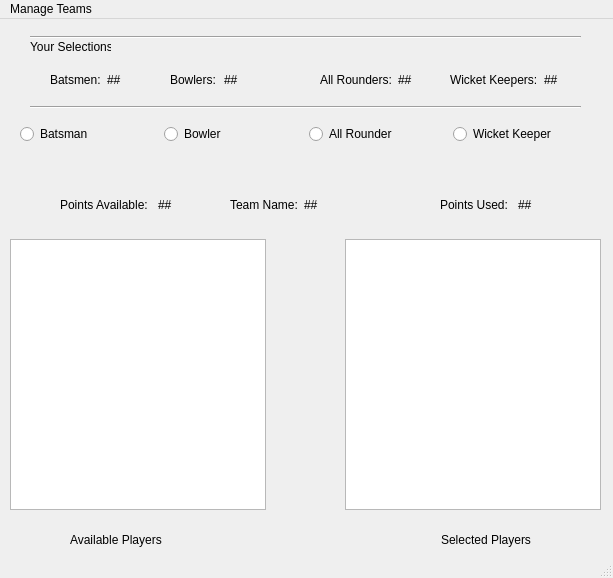
<?xml version="1.0" encoding="UTF-8"?>
<ui version="4.0">
 <class>MainWindow</class>
 <widget class="QMainWindow" name="MainWindow">
  <property name="geometry">
   <rect>
    <x>0</x>
    <y>0</y>
    <width>613</width>
    <height>578</height>
   </rect>
  </property>
  <property name="windowTitle">
   <string>MainWindow</string>
  </property>
  <widget class="QWidget" name="centralwidget">
   <widget class="QWidget" name="horizontalLayoutWidget">
    <property name="geometry">
     <rect>
      <x>10</x>
      <y>220</y>
      <width>591</width>
      <height>271</height>
     </rect>
    </property>
    <layout class="QHBoxLayout" name="horizontalLayout">
     <item>
      <widget class="QListWidget" name="lw1"/>
     </item>
     <item>
      <spacer name="horizontalSpacer">
       <property name="orientation">
        <enum>Qt::Horizontal</enum>
       </property>
       <property name="sizeHint" stdset="0">
        <size>
         <width>40</width>
         <height>20</height>
        </size>
       </property>
      </spacer>
     </item>
     <item>
      <widget class="QListWidget" name="lw2"/>
     </item>
    </layout>
   </widget>
   <widget class="QWidget" name="horizontalLayoutWidget_2">
    <property name="geometry">
     <rect>
      <x>20</x>
      <y>100</y>
      <width>571</width>
      <height>31</height>
     </rect>
    </property>
    <layout class="QHBoxLayout" name="horizontalLayout_2">
     <item>
      <widget class="QRadioButton" name="rb1">
       <property name="text">
        <string>Batsman</string>
       </property>
      </widget>
     </item>
     <item>
      <widget class="QRadioButton" name="rb2">
       <property name="text">
        <string>Bowler</string>
       </property>
      </widget>
     </item>
     <item>
      <widget class="QRadioButton" name="rb3">
       <property name="text">
        <string>All Rounder</string>
       </property>
      </widget>
     </item>
     <item>
      <widget class="QRadioButton" name="rb4">
       <property name="text">
        <string>Wicket Keeper</string>
       </property>
      </widget>
     </item>
    </layout>
   </widget>
   <widget class="Line" name="line">
    <property name="geometry">
     <rect>
      <x>30</x>
      <y>80</y>
      <width>551</width>
      <height>16</height>
     </rect>
    </property>
    <property name="orientation">
     <enum>Qt::Horizontal</enum>
    </property>
   </widget>
   <widget class="Line" name="line_3">
    <property name="geometry">
     <rect>
      <x>30</x>
      <y>10</y>
      <width>551</width>
      <height>16</height>
     </rect>
    </property>
    <property name="orientation">
     <enum>Qt::Horizontal</enum>
    </property>
   </widget>
   <widget class="QLabel" name="label_5">
    <property name="geometry">
     <rect>
      <x>30</x>
      <y>20</y>
      <width>81</width>
      <height>16</height>
     </rect>
    </property>
    <property name="text">
     <string>Your Selections:</string>
    </property>
   </widget>
   <widget class="QWidget" name="horizontalLayoutWidget_3">
    <property name="geometry">
     <rect>
      <x>230</x>
      <y>170</y>
      <width>131</width>
      <height>31</height>
     </rect>
    </property>
    <layout class="QHBoxLayout" name="horizontalLayout_3">
     <item>
      <widget class="QLabel" name="label_10">
       <property name="text">
        <string>Team Name:</string>
       </property>
      </widget>
     </item>
     <item>
      <widget class="QLabel" name="l7">
       <property name="text">
        <string>##</string>
       </property>
      </widget>
     </item>
    </layout>
   </widget>
   <widget class="QWidget" name="horizontalLayoutWidget_4">
    <property name="geometry">
     <rect>
      <x>60</x>
      <y>170</y>
      <width>141</width>
      <height>31</height>
     </rect>
    </property>
    <layout class="QHBoxLayout" name="horizontalLayout_4">
     <item>
      <widget class="QLabel" name="label_3">
       <property name="text">
        <string>Points Available: </string>
       </property>
      </widget>
     </item>
     <item>
      <widget class="QLabel" name="l5">
       <property name="text">
        <string>##</string>
       </property>
      </widget>
     </item>
    </layout>
   </widget>
   <widget class="QWidget" name="horizontalLayoutWidget_5">
    <property name="geometry">
     <rect>
      <x>440</x>
      <y>170</y>
      <width>121</width>
      <height>31</height>
     </rect>
    </property>
    <layout class="QHBoxLayout" name="horizontalLayout_5">
     <item>
      <widget class="QLabel" name="label_4">
       <property name="text">
        <string>Points Used: </string>
       </property>
      </widget>
     </item>
     <item>
      <widget class="QLabel" name="l6">
       <property name="text">
        <string>##</string>
       </property>
      </widget>
     </item>
    </layout>
   </widget>
   <widget class="QWidget" name="horizontalLayoutWidget_6">
    <property name="geometry">
     <rect>
      <x>50</x>
      <y>50</y>
      <width>101</width>
      <height>21</height>
     </rect>
    </property>
    <layout class="QHBoxLayout" name="horizontalLayout_6">
     <item>
      <widget class="QLabel" name="label_6">
       <property name="text">
        <string>Batsmen:</string>
       </property>
      </widget>
     </item>
     <item>
      <widget class="QLabel" name="l1">
       <property name="text">
        <string>##</string>
       </property>
      </widget>
     </item>
    </layout>
   </widget>
   <widget class="QWidget" name="horizontalLayoutWidget_7">
    <property name="geometry">
     <rect>
      <x>170</x>
      <y>50</y>
      <width>101</width>
      <height>21</height>
     </rect>
    </property>
    <layout class="QHBoxLayout" name="horizontalLayout_7">
     <item>
      <widget class="QLabel" name="label_7">
       <property name="text">
        <string>Bowlers:</string>
       </property>
      </widget>
     </item>
     <item>
      <widget class="QLabel" name="l2">
       <property name="text">
        <string>##</string>
       </property>
      </widget>
     </item>
    </layout>
   </widget>
   <widget class="QWidget" name="horizontalLayoutWidget_8">
    <property name="geometry">
     <rect>
      <x>320</x>
      <y>50</y>
      <width>111</width>
      <height>21</height>
     </rect>
    </property>
    <layout class="QHBoxLayout" name="horizontalLayout_8">
     <item>
      <widget class="QLabel" name="label_8">
       <property name="text">
        <string>All Rounders:</string>
       </property>
      </widget>
     </item>
     <item>
      <widget class="QLabel" name="l3">
       <property name="text">
        <string>##</string>
       </property>
      </widget>
     </item>
    </layout>
   </widget>
   <widget class="QWidget" name="horizontalLayoutWidget_9">
    <property name="geometry">
     <rect>
      <x>450</x>
      <y>50</y>
      <width>131</width>
      <height>21</height>
     </rect>
    </property>
    <layout class="QHBoxLayout" name="horizontalLayout_9">
     <item>
      <widget class="QLabel" name="label_9">
       <property name="text">
        <string>Wicket Keepers:</string>
       </property>
      </widget>
     </item>
     <item>
      <widget class="QLabel" name="l4">
       <property name="text">
        <string>##</string>
       </property>
      </widget>
     </item>
    </layout>
   </widget>
   <widget class="QWidget" name="horizontalLayoutWidget_10">
    <property name="geometry">
     <rect>
      <x>70</x>
      <y>510</y>
      <width>461</width>
      <height>22</height>
     </rect>
    </property>
    <layout class="QHBoxLayout" name="horizontalLayout_10">
     <item>
      <widget class="QLabel" name="label">
       <property name="text">
        <string>Available Players</string>
       </property>
      </widget>
     </item>
     <item>
      <spacer name="horizontalSpacer_2">
       <property name="orientation">
        <enum>Qt::Horizontal</enum>
       </property>
       <property name="sizeHint" stdset="0">
        <size>
         <width>40</width>
         <height>20</height>
        </size>
       </property>
      </spacer>
     </item>
     <item>
      <widget class="QLabel" name="label_2">
       <property name="text">
        <string>Selected Players</string>
       </property>
      </widget>
     </item>
    </layout>
   </widget>
  </widget>
  <widget class="QMenuBar" name="menubar">
   <property name="geometry">
    <rect>
     <x>0</x>
     <y>0</y>
     <width>613</width>
     <height>21</height>
    </rect>
   </property>
   <widget class="QMenu" name="menuManage_Teams">
    <property name="title">
     <string>Manage Teams</string>
    </property>
    <addaction name="actionNEW_Team"/>
    <addaction name="actionOPEN_Team"/>
    <addaction name="actionSAVE_Team"/>
    <addaction name="actionEVALUATE_Team"/>
   </widget>
   <addaction name="menuManage_Teams"/>
  </widget>
  <widget class="QStatusBar" name="statusbar"/>
  <action name="actionNEW_Team">
   <property name="text">
    <string>NEW Team</string>
   </property>
  </action>
  <action name="actionOPEN_Team">
   <property name="text">
    <string>OPEN Team</string>
   </property>
  </action>
  <action name="actionSAVE_Team">
   <property name="text">
    <string>SAVE Team</string>
   </property>
  </action>
  <action name="actionEVALUATE_Team">
   <property name="text">
    <string>EVALUATE Team</string>
   </property>
  </action>
 </widget>
 <resources/>
 <connections/>
</ui>
